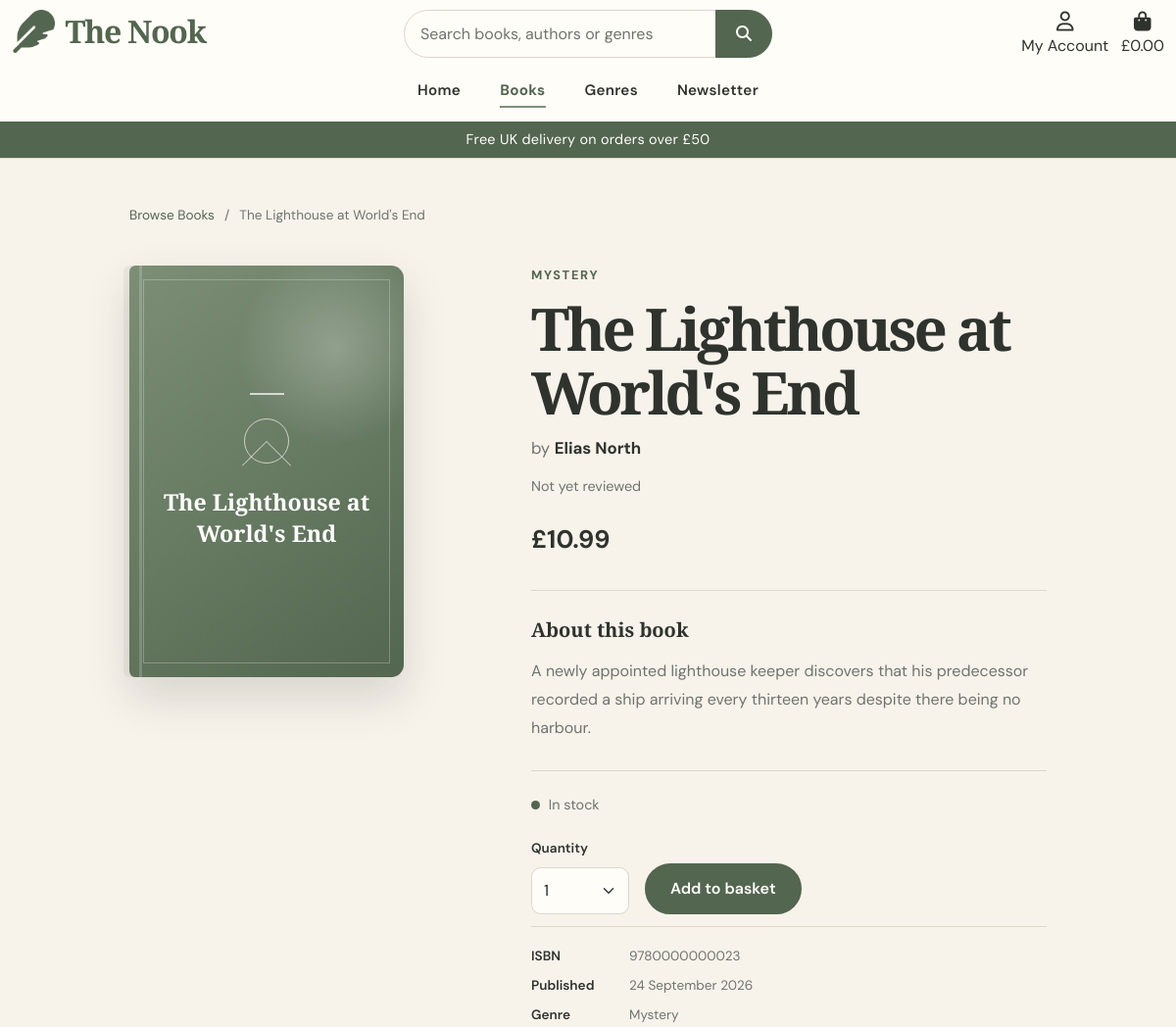
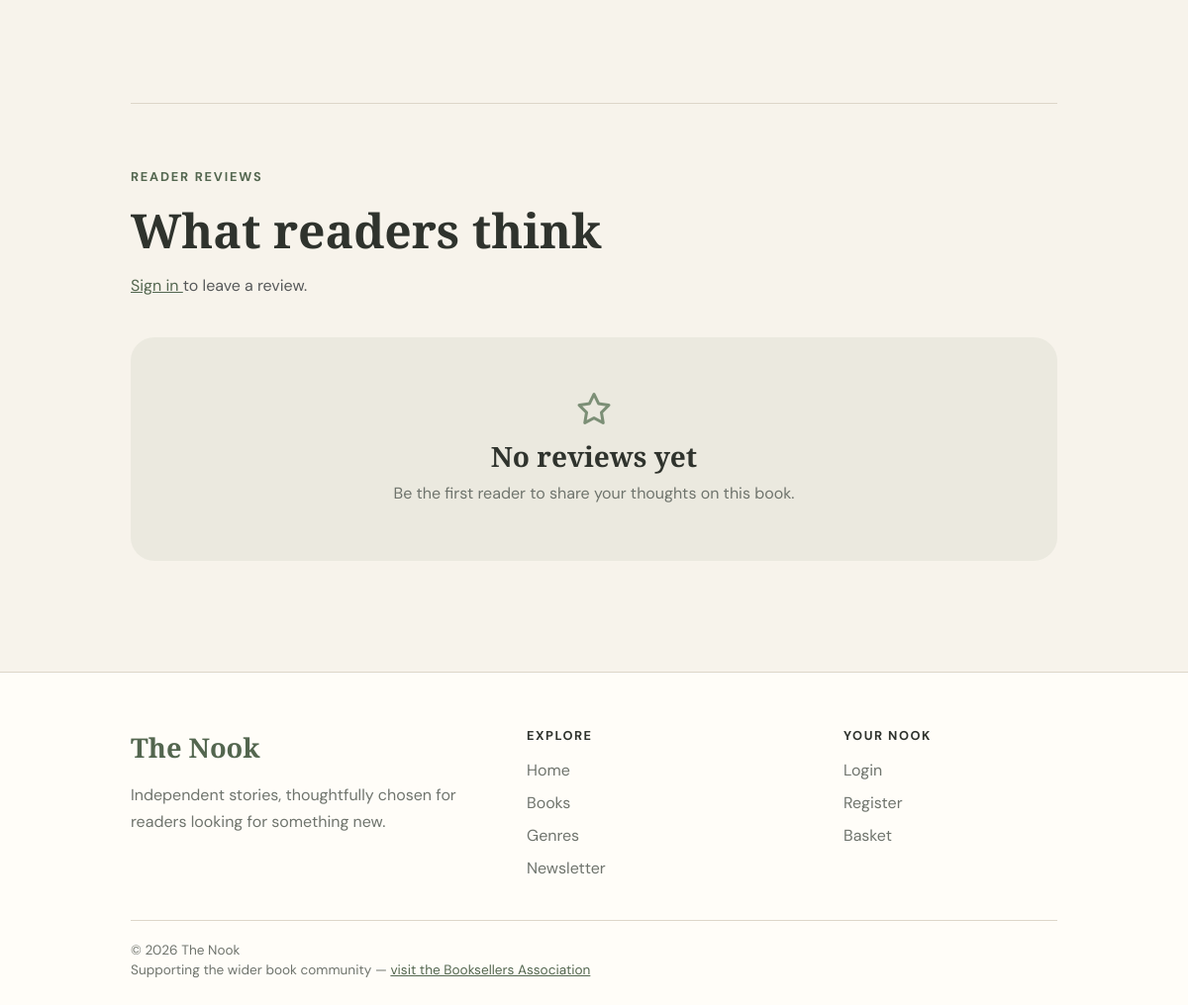
Page /books/23/ on the committed database (2 pictures, top to bottom).
### books/models.py (models this page shows, shortened)
class Book(models.Model):
    class Status(models.TextChoices):
        DRAFT = 'draft', 'Draft'
        PENDING = 'pending', 'Pending approval'
        APPROVED = 'approved', 'Approved'
        REJECTED = 'rejected', 'Rejected'
    author = models.ForeignKey(
        AuthorProfile,
        on_delete=models.PROTECT,
        related_name='books'
    )
    genre = models.ForeignKey(
        Genre,
        on_delete=models.SET_NULL,
        null=True,
        blank=True,
        related_name='books'
    )
    title = models.CharField(
        max_length=255
    )
    isbn = models.CharField(
        max_length=20,
        unique=True,
        null=True,
        blank=True
    )
    description = models.TextField()
    price = models.DecimalField(
        max_digits=8,
        decimal_places=2
    )
    publication_date = models.DateField(
        null=True,
        blank=True
    )
    cover_image = models.ImageField(
        upload_to='books/',
        null=True,
        blank=True
    )
    stock_quantity = models.PositiveIntegerField(
        default=0
    )
    is_featured = models.BooleanField(
        default=False
    )
    is_active = models.BooleanField(
        default=True
    )
    status = models.CharField(
        max_length=10,
        choices=Status.choices,
        default=Status.DRAFT
    )
    rejection_reason = models.TextField(
        blank=True
    )
    reviewed_by = models.ForeignKey(
        settings.AUTH_USER_MODEL,
        on_delete=models.SET_NULL,
        null=True,
        blank=True,
        related_name='reviewed_books'
    )
    reviewed_at = models.DateTimeField(
        null=True,
        blank=True
    )
    created_at = models.DateTimeField(
        auto_now_add=True
    )
    updated_at = models.DateTimeField(
        auto_now=True
    )
    class Meta:
        ordering = ['title']

class Genre(models.Model):
    name = models.CharField(
        max_length=100,
        unique=True
    )
    description = models.TextField(
        blank=True
    )
    class Meta:
        ordering = ['name']

### authors/models.py (models this page shows, shortened)
class AuthorProfile(models.Model):
    user = models.OneToOneField(
        settings.AUTH_USER_MODEL,
        on_delete=models.SET_NULL,
        null=True,
        blank=True,
        related_name='author_profile'
    )
    display_name = models.CharField(
        max_length=150
    )
    bio = models.TextField(
        blank=True
    )
    website = models.URLField(
        blank=True
    )
    profile_image = models.ImageField(
        upload_to='authors/',
        null=True,
        blank=True
    )
    is_approved = models.BooleanField(
        default=False
    )
    created_at = models.DateTimeField(
        auto_now_add=True
    )
    updated_at = models.DateTimeField(
        auto_now=True
    )
    class Meta:
        ordering = ['display_name']

### books/views.py (the view)
def book_detail(request, book_id):
    book = get_object_or_404(
        Book.objects
        .filter(
            is_active=True,
            status=Book.Status.APPROVED
        )
        .select_related('author', 'genre')
        .annotate(
            average_rating=Avg(
                'reviews__rating',
                filter=Q(reviews__is_approved=True)
            )
        ),
        pk=book_id
    )
    reviews = (
        book.reviews
        .filter(is_approved=True)
        .select_related('user')
    )
    user_review = None
    if request.user.is_authenticated:
        user_review = Review.objects.filter(
            book=book,
            user=request.user
        ).first()
    context = {
        'book': book,
        'reviews': reviews,
        'user_review' : user_review,
    }
    return render(
        request,
        'books/book_detail.html',
        context
    )

### books/templates/books/book_detail.html (shortened to what this page needs)
{% extends "base.html" %}
{% load static %}
{% block content %}
<section class="book-detail-page">
    <div class="container">
        <nav
            class="book-breadcrumb"
            aria-label="Breadcrumb">
            <a href="{% url 'book_list' %}">
                Browse Books
            </a>
            <span aria-hidden="true">
                /
            </span>
            <span>
                {{ book.title }}
            </span>
        </nav>
        <div class="row g-5 align-items-start">
            <div class="col-12 col-md-5 col-lg-4">
                <div class="book-detail-cover-wrapper">
                    {% if book.cover_image %}
                        <img
                            src="{{ book.cover_image.url }}"
                            alt="Cover of {{ book.title }}"
                            class="book-detail-cover">
                    {% else %}
                        <div
                            class="
                            book-detail-cover
                            book-cover-placeholder">
                            <span class="placeholder-line"></span>
                            <span class="placeholder-circle"></span>
                            <span
                                class="
                                placeholder-title
                                logo-font">
                                {{ book.title }}
                            </span>
                        </div>
                    {% endif %}
                </div>
            </div>
            <div class="col-12 col-md-7 col-lg-7 offset-lg-1">
                <div class="book-detail-content">
                    {% if book.genre %}
                        <p class="book-detail-genre">
                            {{ book.genre.name }}
                        </p>
                    {% endif %}
                    <h1 class="book-detail-title logo-font">
                        {{ book.title }}
                    </h1>
                    <p class="book-detail-author">
                        by
                        <strong>
                            {{ book.author.display_name }}
                        </strong>
                    </p>
                    {% if book.average_rating %}
                        <div class="book-detail-rating">
                            <span
                                class="rating-star"
                                aria-hidden="true">
                                ★
                            </span>
                            <span>
                                {{ book.average_rating|floatformat:1 }}
                                / 5
                            </span>
                            <span class="rating-divider">
                                ·
                            </span>
                            <a href="#reviews">
                                {{ reviews|length }}
                                {% if reviews|length == 1 %}
                                    review
                                {% else %}
                                    reviews
                                {% endif %}
                            </a>
                        </div>
                    {% else %}
                        <p class="book-detail-no-rating">
                            Not yet reviewed
                        </p>
                    {% endif %}
                    <p class="book-detail-price">
                        £{{ book.price }}
                    </p>
                    <div class="book-detail-description">
                        <h2 class="logo-font">
                            About this book
                        </h2>
                        <p>
                            {{ book.description|linebreaksbr }}
                        </p>
                    </div>
                    <div class="book-stock">
                        {% if book.stock_quantity > 0 %}
                            <span class="stock-indicator in-stock"></span>
                            <span>
                                In stock
                            </span>
                        {% else %}
                            <span class="stock-indicator out-of-stock"></span>
                            <span>
                                Currently out of stock
                            </span>
                        {% endif %}
                    </div>
                    <form
                        class="book-purchase-panel"
                        action="{% url 'add_to_bag' book.id %}"
                        method="POST">
                        {% if book.stock_quantity > 0 %}
                            <div class="quantity-wrapper">
                                <label
                                    for="quantity"
                                    class="catalogue-label">
                                    Quantity
                                </label>
                                <select
                                    id="quantity"
                                    name="quantity"
                                    class="form-select quantity-select">
                                    <option value="1">
                                        1
                                    </option>
                                </select>
                            </div>
                            <button
                                type="submit"
                                class="btn nook-primary-button">
                                Add to basket
                            </button>
                        {% endif %}
                    </form>
                    <dl class="book-meta">
                        {% if book.isbn %}
                            <div>
                                <dt>
                                    ISBN
                                </dt>
                                <dd>
                                    {{ book.isbn }}
                                </dd>
                            </div>
                        {% endif %}
                        {% if book.publication_date %}
                            <div>
                                <dt>
                                    Published
                                </dt>
                                <dd>
                                    {{ book.publication_date|date:"j F Y" }}
                                </dd>
                            </div>
                        {% endif %}
                        {% if book.genre %}
                            <div>
                                <dt>
                                    Genre
                                </dt>
                                <dd>
                                    {{ book.genre.name }}
                                </dd>
                            </div>
                        {% endif %}
                    </dl>
                </div>
            </div>
        </div>
        <section
            id="reviews"
            class="book-reviews">
            <div class="book-reviews-heading">
                <p class="section-eyebrow">
                    Reader reviews
                </p>
                <h2 class="logo-font">
                    What readers think
                </h2>
                <div class="mt-3">
                    {% if request.user.is_authenticated %}
                        {% if user_review %}
                            <a
                                href="{% url 'edit_review' user_review.id %}"
                                class="btn nook-secondary-button">
                                Edit your review
                            </a>
                        {% else %}
                            <a
                                href="{% url 'add_review' book.id %}"
                                class="btn nook-primary-button">
                                Write a review
                            </a>
                        {% endif %}
                    {% else %}
                        <p class="text-muted">
                            <a href="{% url 'account_login' %}?next={{ request.path }}">
                                Sign in
                            </a>
                            to leave a review.
                        </p>
                    {% endif %}
                </div>
            </div>
            {% if reviews %}
                <div class="row g-4">
                    {% for review in reviews %}
                        <div class="col-12 col-lg-6">
                            <article class="review-card">
                                <div class="review-rating">
                                    {% for i in "12345" %}
                                        {% if forloop.counter <= review.rating %}
                                            <span aria-hidden="true">
                                                ★
                                            </span>
                                        {% else %}
                                            <span
                                                class="empty-star"
                                                aria-hidden="true">
                                                ★
                                            </span>
                                        {% endif %}
                                    {% endfor %}
                                    <span class="visually-hidden">
                                        {{ review.rating }}
                                        out of 5 stars
                                    </span>
                                </div>
                                {% if review.title %}
                                    <h3 class="logo-font">
                                        {{ review.title }}
                                    </h3>
                                {% endif %}
                                <p class="review-body">
                                    {{ review.body }}
                                </p>
                                <p class="review-meta">
                                    {{ review.user }}
                                    ·
                                    {{ review.created_at|date:"j M Y" }}
                                </p>
                                {% if request.user == review.user %}
                                    <div class="d-flex flex-wrap align-items-center gap-2 mt-3">
                                        <a
                                            href="{% url 'edit_review' review.id %}"
                                            class="btn btn-sm nook-secondary-button">
                                            Edit
                                        </a>
                                        <form
                                            method="POST"
                                            action="{% url 'delete_review' review.id %}"
                                            class="d-inline-flex m-0">
                                            {% csrf_token %}
                                            <button
                                                type="submit"
                                                class="btn btn-sm btn-outline-danger">
                                                Delete
                                            </button>
                                        </form>
                                    </div>
                                {% endif %}
                            </article>
                        </div>
                    {% endfor %}
                </div>
            {% else %}
                <div class="reviews-empty">
                    <i
                        class="fa-regular fa-star"
                        aria-hidden="true">
                    </i>
                    <h3 class="logo-font">
                        No reviews yet
                    </h3>
                    <p>
                        Be the first reader to share your thoughts
                        on this book.
                    </p>
                </div>
            {% endif %}
        </section>
    </div>
</section>
{% endblock %}

### rows in the picture
Book: title "The Lighthouse at World's End", genre.name "MYSTERY", author.display_name "Elias North", price "10.99", description "A newly appointed lighthouse keeper discovers that his predecessor recorded a ship arriving every thirteen years despite there being no harbour.", isbn "9780000000023", publication_date "24 September 2026", genre.name "Mystery"

### other values in the picture
{{ free_delivery_threshold }} "50"
